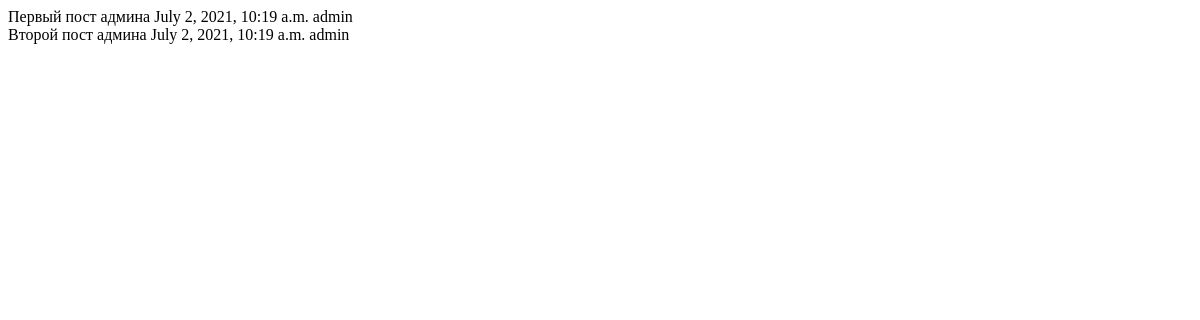
/my-posts/ (signed in), run on an earlier commit of the app's database.
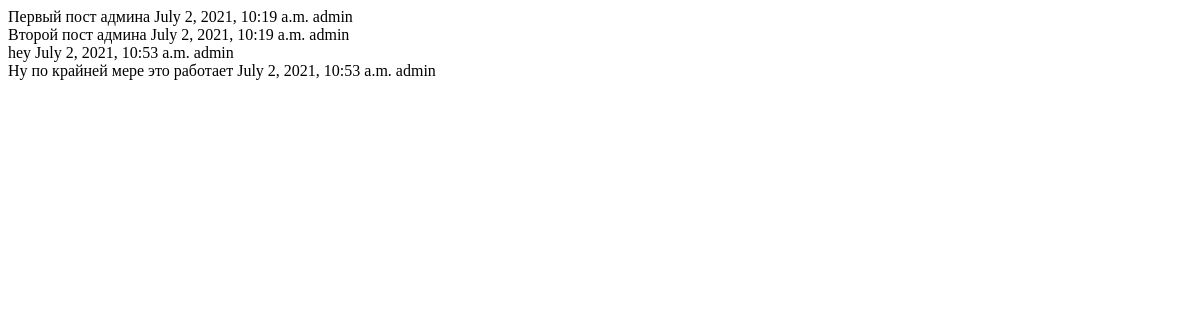
And on a later commit of the database.
### content/models.py (models this page shows, shortened)
class Post(models.Model):
    text = models.TextField(verbose_name='Текст поста', max_length=256)
    date = models.DateTimeField(verbose_name='Дата публикации', auto_now_add=True)
    author = models.ForeignKey(User, verbose_name='Автор поста', on_delete=models.CASCADE)

### content/views.py (the view)
# urls.py: path('my-posts/', views.MyPostsView.as_view(), name='my_post'),
class MyPostsView(View):
    template_name = 'content/user_posts.html'
    def get(self, request):
        user = request.user
        posts = show_all_user_posts(user)
        context = {
            'posts': posts
        }
        return render(request, self.template_name, context)

### content/serveces/view_services.py (called while the page is built)
def show_all_user_posts(user: User) -> Post:
    return Post.objects.filter(author=user)

### templates/content/user_posts.html (shortened to what this page needs)
<!DOCTYPE html>
<html lang="en">
<head>
</head>
<body>
    {% for post in posts %}
        {{ post.text }}
        {{ post.date }}
        {{ post.author }}
        <br>
    {% endfor %}
</body>
</html>

What changed in the data, as far as the page shows it:
added Post: text "hey", date "July 2, 2021, 10:53 a.m.", author "admin"
added Post: text "Ну по крайней мере это работает", date "July 2, 2021, 10:53 a.m.", author "admin"
